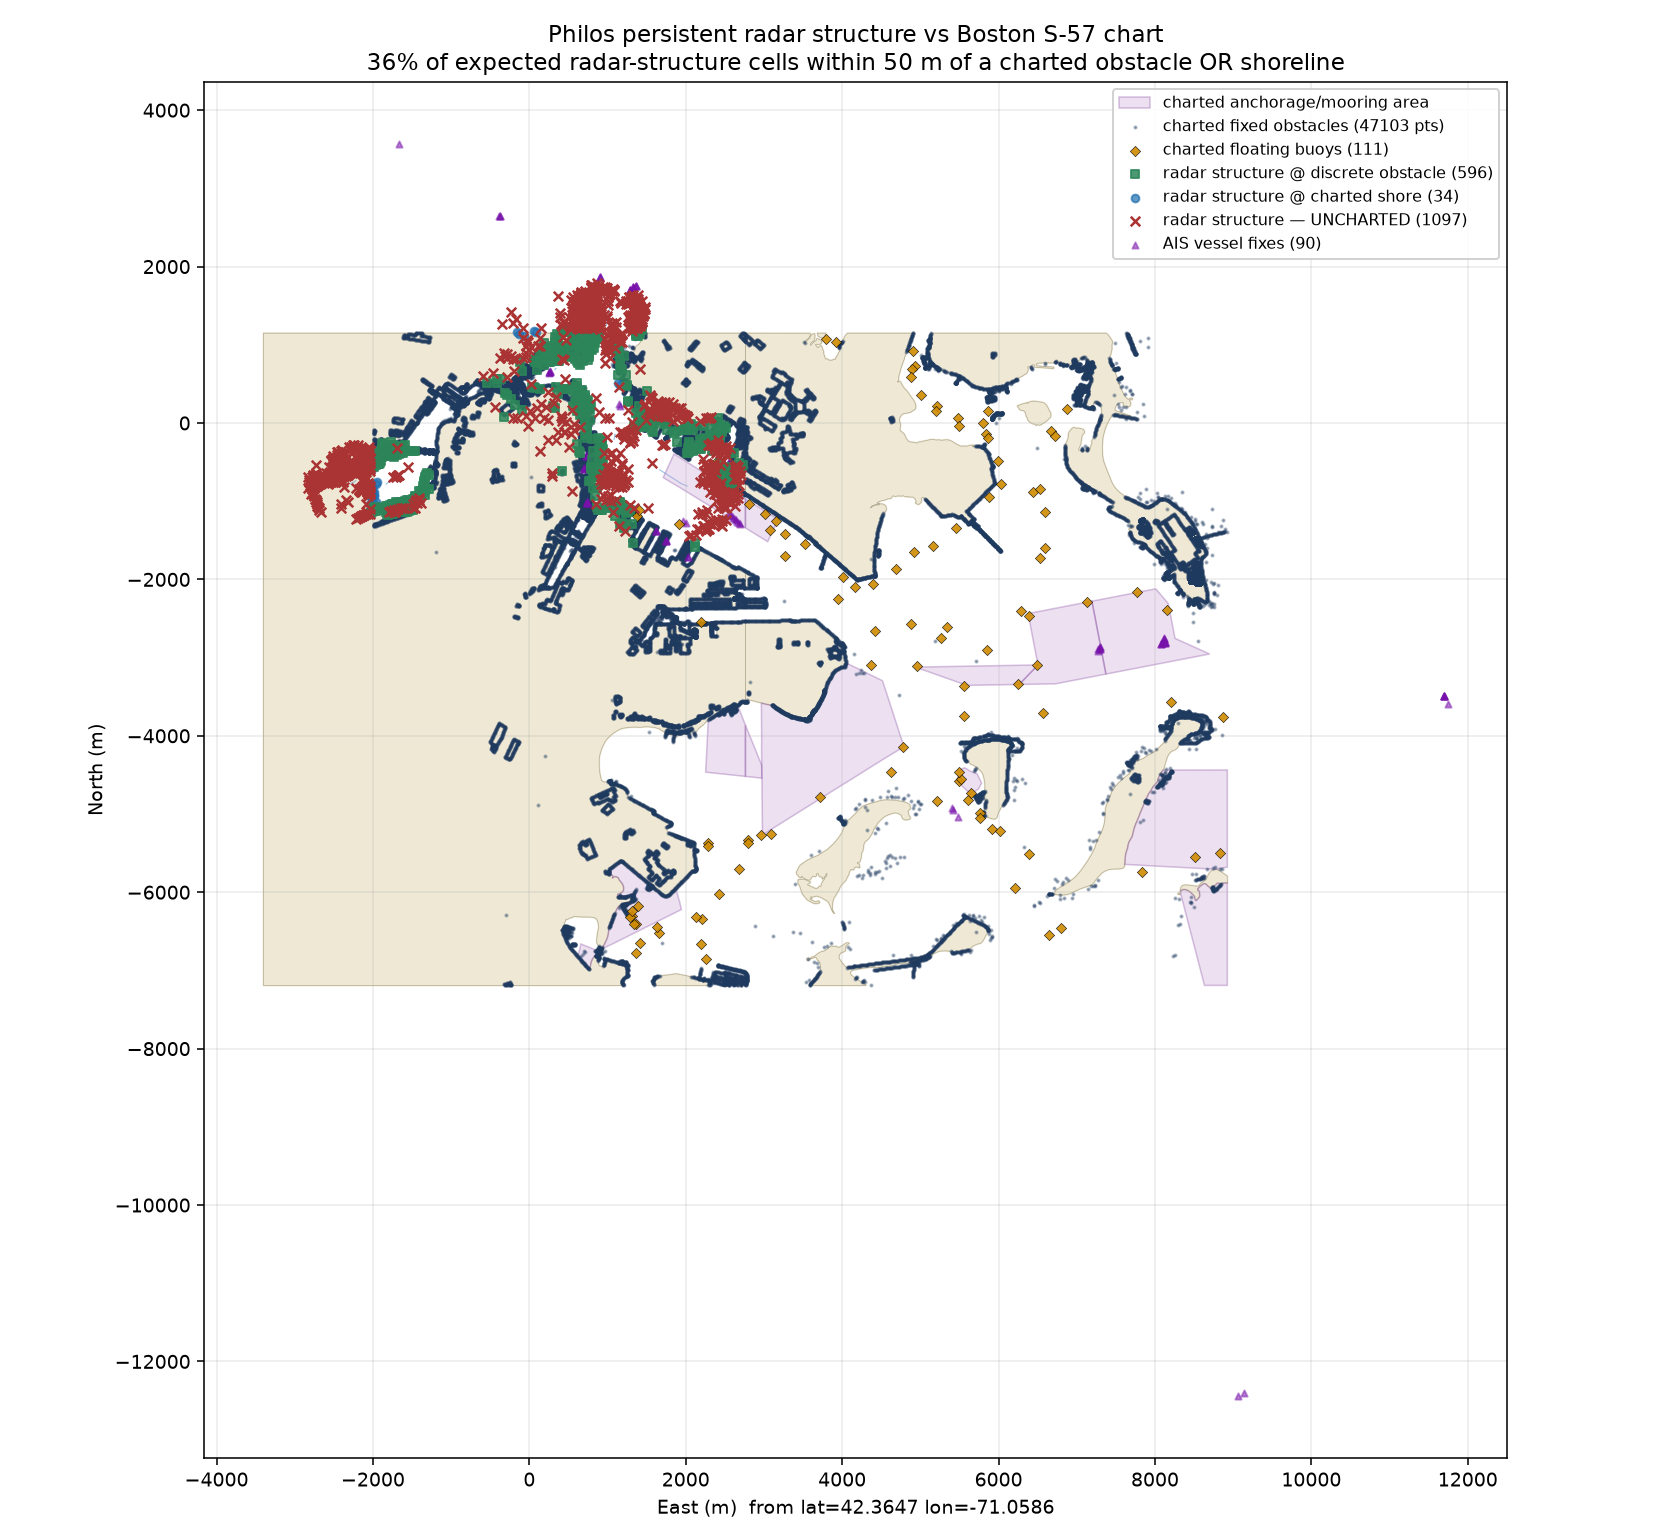

This figure's Python source:
"""
philos radar persistent-structure  vs  charted static obstacles (S-57 ENC).

Question: how much of the philos "expected obstacles" (the persistent stationary
radar structure that drives the PMBM over-count) is actually present in the
parsed NOAA ENC GeoJSONs in ./charts/geojson/ ?

Method:
  1. Project radar_plots (body frame) -> world lat/lon for EVERY philos scenario,
     using the loader convention world_bearing = heading_true + az_body
     (relative-to-heading; validated in philos_clutter_analysis.py).
  2. Aggregate into 25 m ENU cells. A cell is an EXPECTED FIXED-STRUCTURE cell
     when it is (seen in >=2 independent scenario passes) OR (spans >50% of a
     single scenario's replay), AND is >75 m from any AIS vessel position
     (so moving cooperative traffic is excluded).
  3. Densify the charted radar-clutter geometry (Points/Lines/Polys) to a ~8 m
     point cloud, split fixed vs floating.
  4. For each expected cell, nearest charted-obstacle distance. "Covered" if it
     is within MATCH_R. Report coverage by cell and by radar-plot count, at
     several MATCH_R, for fixed-only and fixed+floating chart sets.
  5. Render an overlay map.
"""
import csv, glob, json, math, os
import numpy as np

ROOT = "/home/andreas/workspace/navtracker"
OUT = "/tmp/claude-1000/-home-andreas-workspace-navtracker/520a673b-184b-42a6-a40b-544ebf598eda/scratchpad"
SCEN_GLOB = f"{ROOT}/tests/fixtures/philos/out/*/"
CHART = f"{ROOT}/charts/geojson/radar_clutter.geojson"
LAND = f"{ROOT}/charts/geojson/land.geojson"

R_EARTH = 6_371_000.0
def d2r(d): return d*math.pi/180.0

CELL_M = 25.0
AIS_EXCL_M = 75.0
DENSIFY_M = 8.0
MATCH_RADII = [25.0, 50.0, 75.0]

# ── load all scenarios ──────────────────────────────────────────────────────
scen_dirs = sorted(glob.glob(SCEN_GLOB))
plots = []       # (scenario_idx, tod, lat, lon)
ais_ll = []      # (lat, lon)
own_tracks = []  # per scenario list of (lat,lon)
scen_names = []

def load_ownship(path):
    rows=[]
    with open(path) as f:
        for r in csv.DictReader(f):
            rows.append((float(r["unix_time"]), float(r["lat"]), float(r["lon"]), float(r["heading_deg"])))
    rows.sort(key=lambda x:x[0]); return rows

def interp_own(own, t):
    if t<=own[0][0]: return own[0][1:]
    if t>=own[-1][0]: return own[-1][1:]
    lo,hi=0,len(own)-1
    while hi-lo>1:
        m=(lo+hi)//2
        if own[m][0]<=t: lo=m
        else: hi=m
    t0,la0,lo0,h0=own[lo]; t1,la1,lo1,h1=own[hi]
    f=(t-t0)/(t1-t0) if t1>t0 else 0.0
    dh=((h1-h0+180)%360)-180
    return (la0+f*(la1-la0), lo0+f*(lo1-lo0), (h0+f*dh)%360)

for si, d in enumerate(scen_dirs):
    name = os.path.basename(d.rstrip("/")); scen_names.append(name)
    own = load_ownship(d+"ownship.csv")
    own_tracks.append([(r[1],r[2]) for r in own])
    with open(d+"radar_plots.csv") as f:
        for r in csv.DictReader(f):
            tod=float(r["tod"]); rng=float(r["range_m"]); az=float(r["azimuth_deg"])
            la0,lo0,hdg = interp_own(own, tod)
            tb = d2r((hdg+az)%360)                       # relative-to-heading
            north = rng*math.cos(tb); east = rng*math.sin(tb)
            lat = la0 + (north/R_EARTH)*180/math.pi
            lon = lo0 + (east/(R_EARTH*math.cos(d2r(la0))))*180/math.pi
            plots.append((si, tod, lat, lon))
    ap = d+"ais.csv"
    if os.path.exists(ap):
        with open(ap) as f:
            for r in csv.DictReader(f):
                try: ais_ll.append((float(r["lat"]), float(r["lon"])))
                except Exception: pass

print(f"scenarios: {len(scen_dirs)}  ->  {', '.join(scen_names)}")
print(f"total radar plots: {len(plots)}   AIS positions: {len(ais_ll)}")

# ── ENU reference = mean of all radar-plot positions ────────────────────────
lat_ref = sum(p[2] for p in plots)/len(plots)
lon_ref = sum(p[3] for p in plots)/len(plots)
mE = math.cos(d2r(lat_ref))*R_EARTH*math.pi/180.0
mN = R_EARTH*math.pi/180.0
def to_enu(lat, lon): return ((lon-lon_ref)*mE, (lat-lat_ref)*mN)

# ── grid the radar plots ────────────────────────────────────────────────────
from collections import defaultdict
cell = defaultdict(lambda: {"n":0, "scen":set(), "tod":defaultdict(lambda:[1e18,-1e18]), "e":0.0,"n_sum":0.0})
scen_span = {}
for si,tod,lat,lon in plots:
    e,n = to_enu(lat,lon)
    ci,cj = int(math.floor(e/CELL_M)), int(math.floor(n/CELL_M))
    c=cell[(ci,cj)]; c["n"]+=1; c["scen"].add(si); c["e"]+=e; c["n_sum"]+=n
    tr=c["tod"][si]; tr[0]=min(tr[0],tod); tr[1]=max(tr[1],tod)
    sp=scen_span.setdefault(si,[1e18,-1e18]); sp[0]=min(sp[0],tod); sp[1]=max(sp[1],tod)

ais_enu = np.array([to_enu(la,lo) for la,lo in ais_ll]) if ais_ll else np.empty((0,2))
def min_ais(e,n):
    if len(ais_enu)==0: return 1e18
    return float(np.min(np.hypot(ais_enu[:,0]-e, ais_enu[:,1]-n)))

expected=[]   # (e,n,count) persistent fixed-structure cells
for (ci,cj),c in cell.items():
    e=c["e"]/c["n"]; n=c["n_sum"]/c["n"]
    multiscen = len(c["scen"])>=2
    longspan=False
    for si in c["scen"]:
        span=c["tod"][si][1]-c["tod"][si][0]
        dur=scen_span[si][1]-scen_span[si][0]
        if dur>0 and span> 0.5*dur: longspan=True
    if (multiscen or longspan) and min_ais(e,n)>AIS_EXCL_M:
        expected.append((e,n,c["n"]))
expected=np.array(expected) if expected else np.empty((0,3))
print(f"occupied 25m cells: {len(cell)}   expected fixed-structure cells: {len(expected)}")

# ── densify charted obstacles to point clouds ───────────────────────────────
def densify(geojson_path, want_floating=None):
    d=json.load(open(geojson_path)); pts=[]
    for ft in d["features"]:
        g=ft.get("geometry")
        if not g: continue
        if want_floating is not None:
            persist=ft["properties"].get("radar_persistence")
            isfloat = (persist=="floating")
            if want_floating and not isfloat: continue
            if (not want_floating) and isfloat: continue
        t=g["type"]; co=g["coordinates"]
        rings=[]
        if t=="Point": pts.append(tuple(co[:2])); continue
        elif t=="MultiPoint": pts+= [tuple(c[:2]) for c in co]; continue
        elif t=="LineString": rings=[co]
        elif t=="MultiLineString": rings=co
        elif t=="Polygon": rings=co
        elif t=="MultiPolygon":
            for poly in co: rings+=poly
        for ring in rings:
            for a,b in zip(ring[:-1], ring[1:]):
                ae,an=to_enu(a[1],a[0]); be,bn=to_enu(b[1],b[0])
                L=math.hypot(be-ae,bn-an); steps=max(1,int(L/DENSIFY_M))
                for k in range(steps+1):
                    f=k/steps; pts.append(( (a[0]+f*(b[0]-a[0])), (a[1]+f*(b[1]-a[1])) ))
    # pts are (lon, lat); to_enu expects (lat, lon)
    en=np.array([to_enu(p[1],p[0]) for p in pts]) if pts else np.empty((0,2))
    return en

chart_fixed = densify(CHART, want_floating=False)
chart_float = densify(CHART, want_floating=True)
chart_all = np.vstack([chart_fixed, chart_float]) if len(chart_float) else chart_fixed
print(f"chart densified points: fixed={len(chart_fixed)} floating={len(chart_float)}")

def bbox(a):
    return (float(a[:,0].min()),float(a[:,0].max()),float(a[:,1].min()),float(a[:,1].max())) if len(a) else None
print(f"  bbox expected cells (E,E,N,N): {bbox(expected[:,:2]) if len(expected) else None}")
print(f"  bbox chart fixed         : {bbox(chart_fixed)}")

def nearest(cloud, e, n):
    if len(cloud)==0: return 1e18
    return float(np.min(np.hypot(cloud[:,0]-e, cloud[:,1]-n)))

# land (coastline) densified — the shoreline the radar mostly hits near shore
chart_land = densify(LAND)
print(f"chart densified points: land={len(chart_land)}   bbox land: {bbox(chart_land)}")

# ── coverage ────────────────────────────────────────────────────────────────
print("\n== COVERAGE of expected radar-structure cells by the chart ==")
tot_cells=len(expected); tot_plots=float(expected[:,2].sum()) if tot_cells else 0.0

def dvec(cloud):
    return np.array([nearest(cloud,e,n) for e,n,_ in expected]) if tot_cells else np.empty(0)

d_obst = dvec(chart_all)          # discrete obstacles (fixed + floating) — StaticObstacle inputs
d_fixed= dvec(chart_fixed)        # discrete fixed obstacles only
d_land = dvec(chart_land)         # charted shoreline — the land/coastline prior's domain
d_union= np.minimum(d_obst, d_land)
results={"obstacles":d_obst,"fixed":d_fixed,"land":d_land,"union":d_union}

def report(label,dists):
    print(f"\n  {label}:")
    for R in MATCH_RADII:
        cov=dists<=R; cc=int(cov.sum()); cp=float(expected[cov,2].sum()) if tot_cells else 0.0
        print(f"    within {R:4.0f} m:  cells {cc:4d}/{tot_cells} ({100*cc/max(1,tot_cells):5.1f}%)   "
              f"weighted-by-plots {100*cp/max(1,tot_plots):5.1f}%")
report("discrete obstacles only (StaticObstacle set)", d_obst)
report("charted shoreline only (land/coastline prior)", d_land)
report("UNION  obstacles + shoreline  (what the chart-driven suppression covers)", d_union)

# ── registration-offset diagnostic ──────────────────────────────────────────
# Is the moderate coverage a systematic projection offset (heading/range bias)
# or genuine spread? Find, for each expected cell within 150 m of the union
# chart cloud, the vector to its nearest chart point; look for a consistent mean.
chart_union = np.vstack([chart_all, chart_land])
def nearest_vec(cloud,e,n):
    dd=np.hypot(cloud[:,0]-e, cloud[:,1]-n); i=int(np.argmin(dd))
    return cloud[i,0]-e, cloud[i,1]-n, float(dd[i])
offs=[]
for e,n,_ in expected:
    dx,dy,dd=nearest_vec(chart_union,e,n)
    if dd<150.0: offs.append((dx,dy,dd))
offs=np.array(offs)
if len(offs):
    mean_dx=offs[:,0].mean(); mean_dy=offs[:,1].mean()
    print(f"\n== registration diagnostic (cells within 150 m of chart, n={len(offs)}) ==")
    print(f"  mean offset vector cell->chart: dE={mean_dx:+.1f} m  dN={mean_dy:+.1f} m  |mean|={math.hypot(mean_dx,mean_dy):.1f} m")
    print(f"  median nearest dist: {np.median(offs[:,2]):.1f} m")
    # coverage if we shift expected cells by the mean offset (removes any bias)
    shifted=np.array([nearest(chart_union, e+mean_dx, n+mean_dy) for e,n,_ in expected])
    for R in (25.0,50.0):
        print(f"  bias-corrected union within {R:.0f} m: {100*(shifted<=R).sum()/max(1,tot_cells):.1f}%")

# ── are the STRONG (track-forming) clusters charted? ────────────────────────
# The over-count is driven by the most persistent/dense returns. Rank expected
# cells by plot count; report union coverage among the strongest N.
order=np.argsort(-expected[:,2])
print("\n== coverage among the STRONGEST expected cells (over-count drivers) ==")
for N in (50,100,200,500):
    if N>tot_cells: continue
    idx=order[:N]; du=d_union[idx]
    print(f"  top {N:4d} by plot-count:  union within 50 m {100*(du<=50).sum()/N:5.1f}%   within 75 m {100*(du<=75).sum()/N:5.1f}%   "
          f"(median nearest {np.median(du):.0f} m)")

# ── are the strong uncharted clusters in own-ship's operating lane? ──────────
own_enu=np.array([to_enu(la,lo) for tr in own_tracks for la,lo in tr])
def near_own(e,n): return float(np.min(np.hypot(own_enu[:,0]-e, own_enu[:,1]-n)))
print("\n== strong clusters vs own-ship track (near-field-clutter test) ==")
for N in (100,500):
    idx=order[:N]
    do=np.array([near_own(expected[i,0],expected[i,1]) for i in idx])
    print(f"  top {N}: median dist to nearest own-ship track point = {np.median(do):.0f} m  "
          f"(<100 m: {100*(do<100).sum()/N:.0f}%, <200 m: {100*(do<200).sum()/N:.0f}%)")
allo=np.array([near_own(e,n) for e,n,_ in expected])
print(f"  all expected cells: median dist to own-ship track = {np.median(allo):.0f} m")

# ── anchorage / mooring AREA test (are the uncharted clusters anchored craft?) ─
from osgeo import ogr
ENC={"US5BOSCC":f"{ROOT}/charts/ENC_ROOT/US5BOSCC/US5BOSCC.000",
     "US5BOSCD":f"{ROOT}/charts/ENC_ROOT/US5BOSCD/US5BOSCD.000"}
MOOR=["ACHARE","ACHBRT","BERTHS","SMCFAC","HRBFAC","MORFAC","MARCUL"]
RESTR=["RESARE","FAIRWY","CTNARE","DMPGRD"]
def collect(classes):
    union=ogr.Geometry(ogr.wkbMultiPolygon); rings=[]
    for path in ENC.values():
        ds=ogr.Open(path)
        for cls in classes:
            lyr=ds.GetLayerByName(cls)
            if lyr is None: continue
            for ft in lyr:
                g=ft.GetGeometryRef()
                if g is None: continue
                gt=g.GetGeometryName()
                polys=[g] if gt=="POLYGON" else ([g.GetGeometryRef(i) for i in range(g.GetGeometryCount())] if gt=="MULTIPOLYGON" else [])
                for p in polys:
                    if p is None or p.GetGeometryName()!="POLYGON": continue
                    union.AddGeometry(p.Clone())
                    r=p.GetGeometryRef(0)
                    if r: rings.append(np.array([to_enu(r.GetY(k), r.GetX(k)) for k in range(r.GetPointCount())]))
    return union, rings
moor_u, moor_rings = collect(MOOR)
restr_u, restr_rings = collect(RESTR)
def inside(u, e, n):
    lon=lon_ref+e/mE; lat=lat_ref+n/mN
    pt=ogr.Geometry(ogr.wkbPoint); pt.AddPoint(lon,lat)
    return u.Contains(pt)
in_moor=np.array([inside(moor_u,e,n) for e,n,_ in expected])
in_restr=np.array([inside(restr_u,e,n) for e,n,_ in expected])
print("\n== anchorage/mooring AREA overlay (uncharted clusters = anchored vessels?) ==")
print(f"  ALL expected cells inside a charted anchorage/mooring/berth area: {100*in_moor.sum()/tot_cells:.1f}%")
for N in (100,500):
    idx=order[:N]
    print(f"  top {N} strong clusters inside anchorage/mooring area: {100*in_moor[idx].sum()/N:.0f}%   inside restricted/fairway: {100*in_restr[idx].sum()/N:.0f}%")
# strong AND uncharted-by-structure: how many explained by an anchorage area?
strong=order[:100]; unch = d_union[strong]>50.0
if unch.sum():
    print(f"  of top-100 that are >50 m from any structure ({int(unch.sum())}): {100*in_moor[strong][unch].sum()/unch.sum():.0f}% fall inside a charted anchorage/mooring area")

# ── map ─────────────────────────────────────────────────────────────────────
os.environ.setdefault("MPLCONFIGDIR", OUT)
import matplotlib; matplotlib.use("Agg")
import matplotlib.pyplot as plt

fig,ax=plt.subplots(figsize=(12,11))
# land polygons (context)
try:
    land=json.load(open(LAND))
    for ft in land["features"]:
        g=ft.get("geometry");
        if not g: continue
        polys = g["coordinates"] if g["type"]=="Polygon" else (sum(g["coordinates"],[]) if g["type"]=="MultiPolygon" else [])
        rings = [g["coordinates"][0]] if g["type"]=="Polygon" else ([p[0] for p in g["coordinates"]] if g["type"]=="MultiPolygon" else [])
        for ring in rings:
            en=np.array([to_enu(c[1],c[0]) for c in ring])
            if len(en)>2: ax.fill(en[:,0],en[:,1],color="#eee8d5",zorder=0)
            if len(en)>1: ax.plot(en[:,0],en[:,1],color="#9c9madd"[:7] if False else "#b8b096",lw=0.4,zorder=0.5)
except Exception as ex:
    print("land draw skipped:", ex)

# anchorage / mooring / berth areas (context — could explain uncharted clusters)
for j,ring in enumerate(moor_rings):
    if len(ring)>2:
        ax.fill(ring[:,0],ring[:,1],facecolor="#c39bd3",edgecolor="#7d3c98",alpha=0.30,lw=0.8,
                zorder=1.5,label=("charted anchorage/mooring area" if j==0 else None))

# charted obstacles
if len(chart_fixed): ax.scatter(chart_fixed[:,0],chart_fixed[:,1],s=1.2,c="#1f3a5f",alpha=0.35,label=f"charted fixed obstacles ({len(chart_fixed)} pts)",zorder=2)
if len(chart_float): ax.scatter(chart_float[:,0],chart_float[:,1],s=14,c="#d08b00",marker="D",edgecolors="k",linewidths=0.3,alpha=0.9,label=f"charted floating buoys ({len(chart_float)})",zorder=4)

# expected radar cells classified by which chart layer explains them (@50 m)
if tot_cells:
    R=50.0
    by_obst = d_obst<=R
    by_land = (~by_obst) & (d_land<=R)
    unexpl  = ~(by_obst|by_land)
    ax.scatter(expected[by_obst,0],expected[by_obst,1],s=20,c="#2d8659",marker="s",alpha=0.85,label=f"radar structure @ discrete obstacle ({int(by_obst.sum())})",zorder=4)
    ax.scatter(expected[by_land,0],expected[by_land,1],s=16,c="#1f6fb0",marker="o",alpha=0.7,label=f"radar structure @ charted shore ({int(by_land.sum())})",zorder=3)
    ax.scatter(expected[unexpl,0],expected[unexpl,1],s=24,c="#aa3333",marker="x",linewidths=1.3,label=f"radar structure — UNCHARTED ({int(unexpl.sum())})",zorder=5)

# ownship tracks + AIS
for tr in own_tracks:
    en=np.array([to_enu(la,lo) for la,lo in tr]); ax.plot(en[:,0],en[:,1],color="#4488cc",lw=0.6,alpha=0.5,zorder=1)
if len(ais_enu): ax.scatter(ais_enu[:,0],ais_enu[:,1],s=10,c="#7711aa",marker="^",alpha=0.5,label=f"AIS vessel fixes ({len(ais_enu)})",zorder=3)

ax.set_aspect("equal"); ax.grid(True,alpha=0.25)
ax.set_xlabel(f"East (m)  from lat={lat_ref:.4f} lon={lon_ref:.4f}"); ax.set_ylabel("North (m)")
cov_pct = 100*(d_union<=50.0).sum()/max(1,tot_cells)
ax.set_title(f"Philos persistent radar structure vs Boston S-57 chart\n"
             f"{cov_pct:.0f}% of expected radar-structure cells within 50 m of a charted obstacle OR shoreline")
ax.legend(loc="upper right",fontsize=8,framealpha=0.9)
png=f"{OUT}/philos_chart_coverage.png"; plt.tight_layout(); plt.savefig(png,dpi=140); plt.close()
print(f"\nmap saved: {png}")
